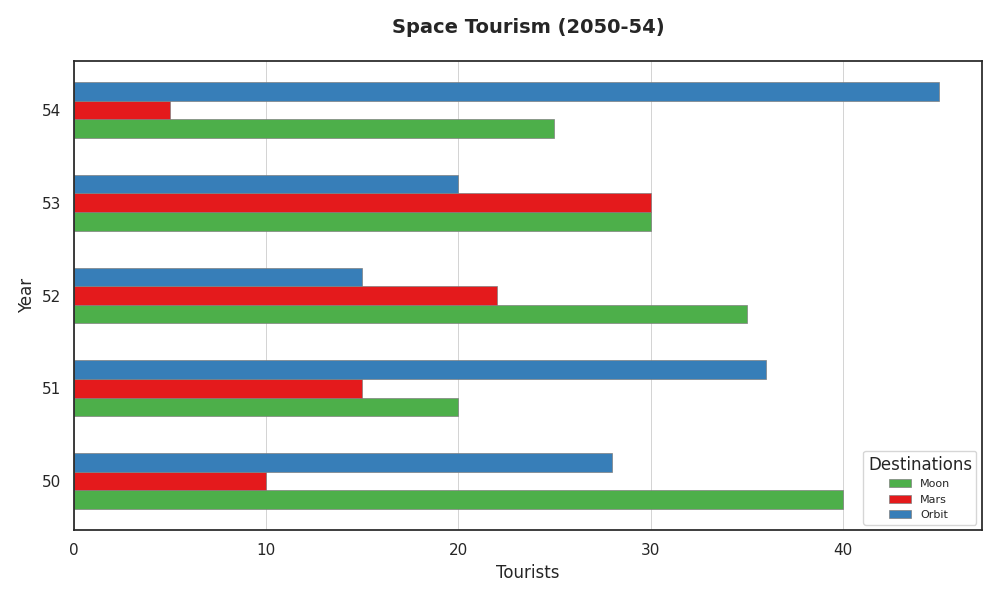

Write the Python code that produced this figure.
import numpy as np
import matplotlib.pyplot as plt

years = np.array(['50', '51', '52', '53', '54'])
destinations = ['Moon', 'Mars', 'Orbit']

tourists_data = np.array([
    [40, 20, 35, 30, 25],
    [10, 15, 22, 30, 5],
    [28, 36, 15, 20, 45],
])

fig, ax = plt.subplots(figsize=(10, 6))

colors = ['#4daf4a', '#e41a1c', '#377eb8']
bar_width = 0.2

for idx, (destination, color) in enumerate(zip(destinations, colors)):
    y_pos = np.arange(len(years)) + idx * bar_width
    ax.barh(y_pos, tourists_data[idx], height=bar_width, color=color,
            edgecolor='grey', linewidth=0.5, label=destination)

ax.set_yticks(np.arange(len(years)) + bar_width)
ax.set_yticklabels(years)
ax.set_xlabel('Tourists')
ax.set_ylabel('Year')
ax.set_title('Space Tourism (2050-54)', pad=20, fontsize=14, weight='bold')
ax.legend(title='Destinations', loc='best', fontsize=8)

ax.grid(True, linestyle='-', color='lightgrey', linewidth=0.7, axis='x')

plt.tight_layout()
plt.show()
